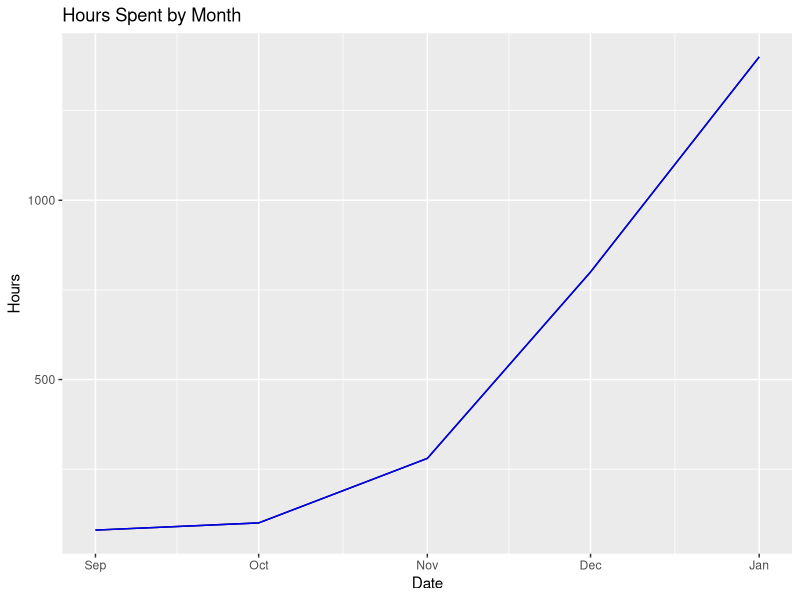
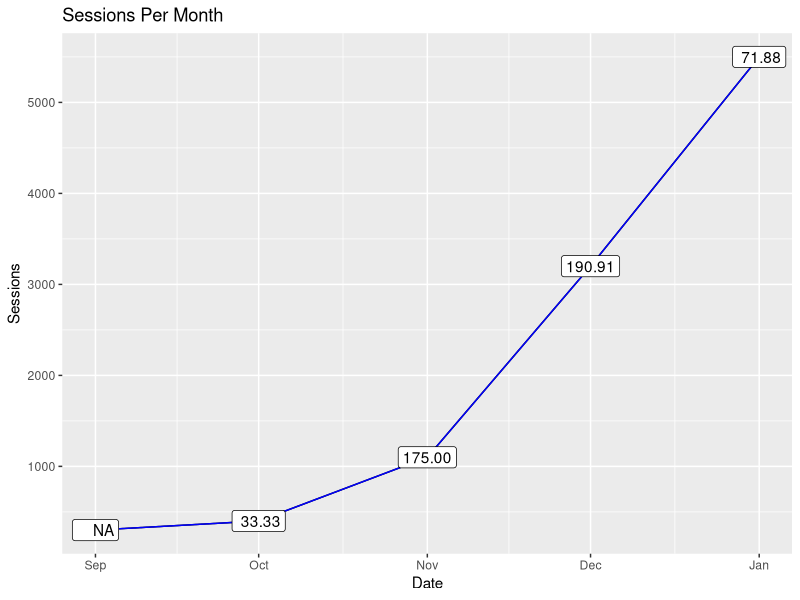
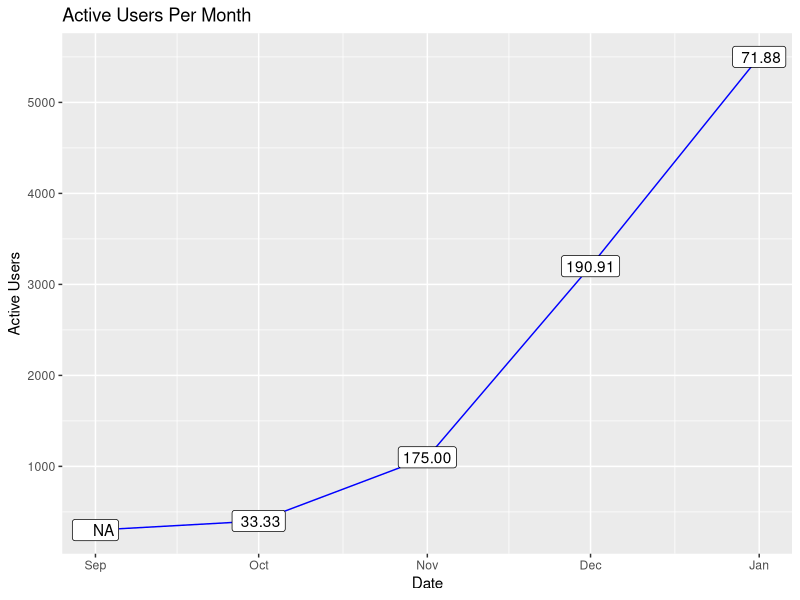

Reproduce these figures in R, in order.
# Libraries
library(ggplot2)
library(dplyr)
library(tidyverse)

dates <- c("2022-09-01", "2022-10-01", "2022-11-01", "2022-12-01", "2023-01-01")
hours <- c(80, 100, 280, 800, 1400)
sessions <- c(300, 400, 1100, 3200, 5500)

df <- data.frame(dates, hours, sessions)

df$dates <- as.Date(df$dates)


#growth rate calculation

df <- df %>%
  mutate(
    growth_rate = ((sessions - lag(sessions))/lag(sessions)) * 100
  )

df$growth_rate <- format(round(df$growth_rate, 2), nsmall = 2)

# Most basic bubble plot
hours <- ggplot(df, aes(x=dates, y=hours)) +
  geom_line() + 
  xlab("Date") + 
  ylab("Hours") +
  ggtitle("Hours Spent by Month") +
  geom_line( color="blue")


sessions <- ggplot(df, aes(x=dates, y=sessions)) +
  geom_line() + 
  xlab("Date") + 
  ylab("Sessions") +
  ggtitle("Sessions Per Month") +
  geom_line( color="blue") +
  geom_label(aes(label = growth_rate))

active_users <- ggplot(df, aes(x=dates, y=sessions)) +
  geom_line(color="blue") + 
  xlab("Date") + 
  ylab("Active Users") +
  ggtitle("Active Users Per Month") +
  geom_label(aes(label = growth_rate)) 


hours
sessions
active_users
